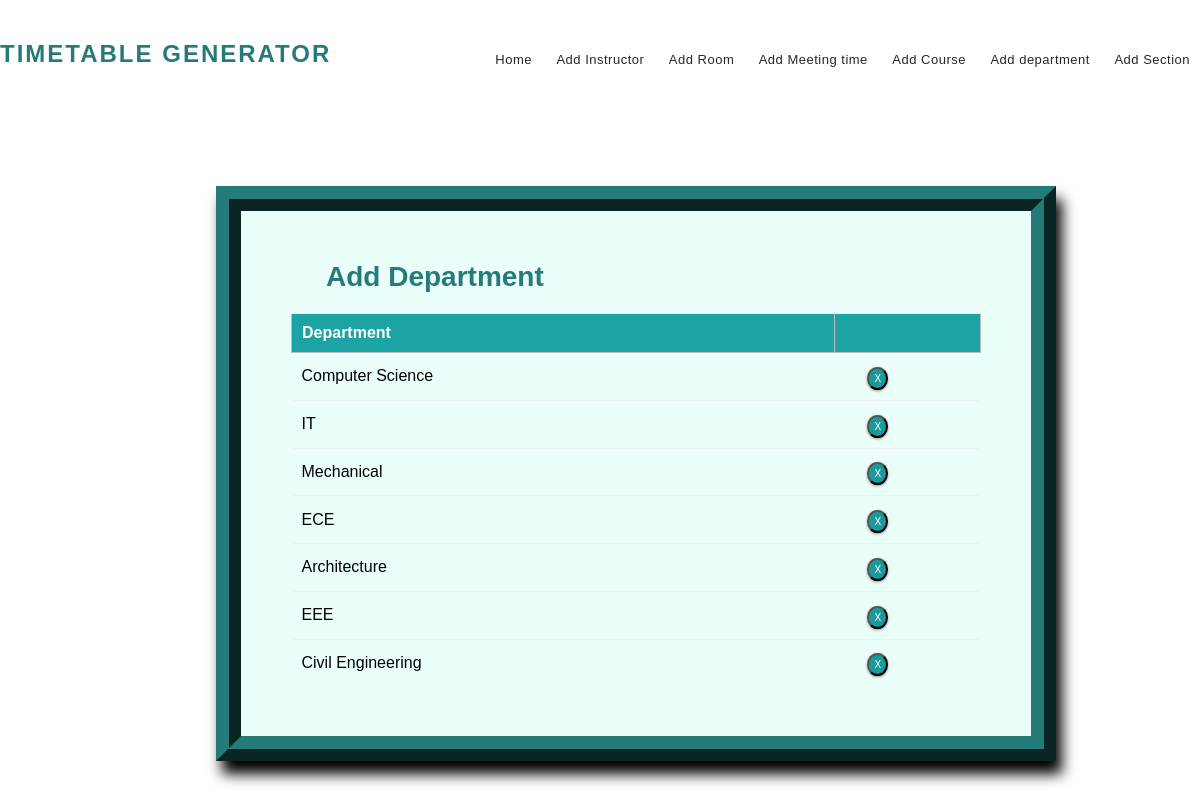
/department_list/, run on the app's committed database.
### mm1/models.py (models this page shows, shortened)
class Department(models.Model):
    dept_name = models.CharField(max_length=50)
    courses = models.ManyToManyField(Course)

### mm1/views.py (the view)
# urls.py: path('department_list/', views.department_list, name='editdepartment'),
def department_list(request):
    context = {
        'departments': Department.objects.all()
    }
    return render(request, 'deptlist.html', context)

### templates/deptlist.html (shortened to what this page needs)
{% extends 'base.html' %}
{% block content %}
{% load static %}
<fieldset class="fieldset">
    <a href="{% url 'adddepartment'%}"><h1 class="tablink" onclick="openPage('new')" id="defaultOpen">Add Department</h1></a>
    <div class="tabcontent" id="edit">
        <table class="table1">
            <thead>
            <tr class="table-headers">
            <th>Department</th>
            <th  class="empty"></th>
            </tr>
            </thead>
            <tbody>
            {% for dept in departments %}
            <tr>
             <td>{{dept.dept_name}}</td>
             <td class="empty">
                <form action="{% url 'deletedepartment' dept.id %}" method="post">
                        <input type="submit" value="X" class="cross">
                </form>
             </td>
             </tr>
            {% endfor %}
            </tbody>
        </table>
    </div>
</fieldset>
{% endblock %}

### static/CSS/style.css (style rules this page uses)
* { margin: 0; padding: 0; box-sizing: border-box; font-family: sans-serif; }
html { scroll-behavior: smooth; }
a { text-decoration:none; }
form { margin-top: 3%; margin-left: 18%; margin-right: 12%; }
fieldset h1 { color: #257a7a; padding-bottom: 20px; margin-left: 35px; display: inline-block; cursor: pointer; font-size: 28px; }
fieldset input { padding:8px; color: #938c8c }
.table2 td, th { border: 1px solid rgb(190,190,190); padding: 10px 20px; }
.table1 { width: 100%; border-collapse: collapse; text-align: left; overflow: hidden; }
.table1 td, th { border-top: 1px solid #ECF0F1; padding: 10px; }
.table1 th { background-color: #1ca4a4; color: #fff; }
.cross { border-radius: 50%; font-size:10px; box-shadow: 0px 1px 3px 0px #9e9292; padding: 4px 5px; color: #fff; background-color: #1a9a9a; cursor: pointer; }
.fieldset { margin-top: 3%; margin-left: 18%; margin-right: 12%; padding: 50px; border-width: 25px; border-style: ridge; border-color: #257a7a; box-shadow: 6px 13px 13px 0px black; background-color: #ebfffa; }

### data on the page
Department: dept_name "Computer Science"
Department: dept_name "IT"
Department: dept_name "Mechanical"
Department: dept_name "ECE"
Department: dept_name "Architecture"
Department: dept_name "EEE"
Department: dept_name "Civil Engineering"
